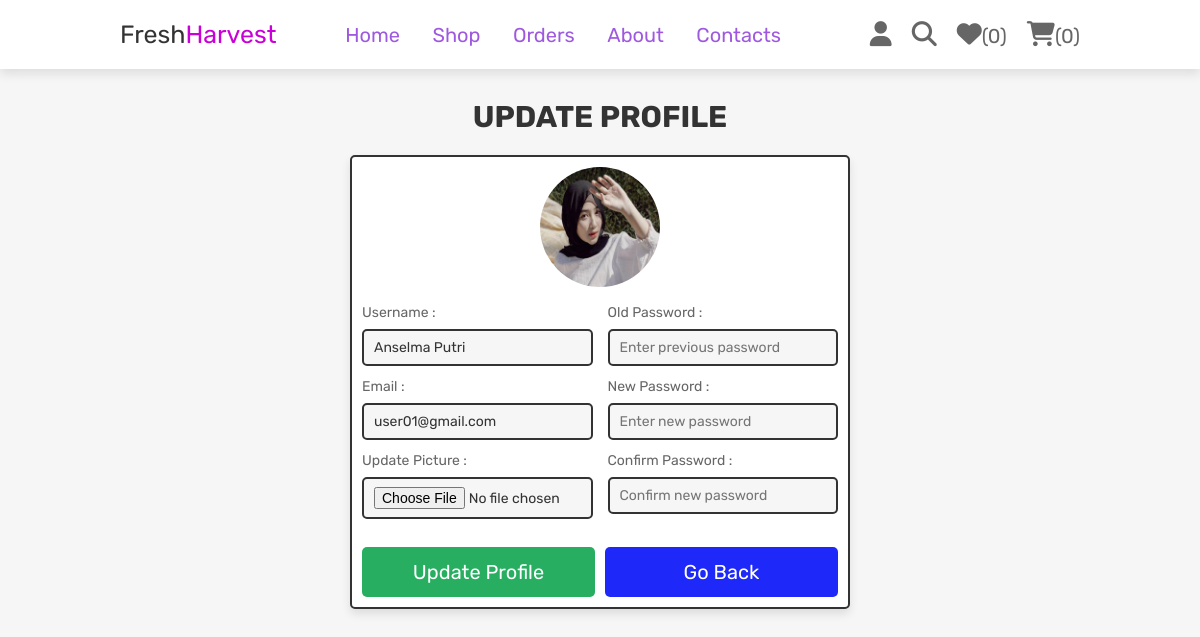
The page /user_update_profil.php (signed in) on the database its author committed.
### tables this page shows
CREATE TABLE `users` (
  `id` int(100) NOT NULL,
  `name` varchar(100) NOT NULL,
  `email` varchar(100) NOT NULL,
  `password` varchar(100) NOT NULL,
  `user_type` varchar(20) NOT NULL DEFAULT 'user',
  `image` varchar(100) NOT NULL
);

### user_update_profil.php (the view, shortened to what this page needs)
<?php
include 'config.php';
?>
<!DOCTYPE html>
<html lang="en">
<head>
    <link rel="stylesheet" href="https://cdnjs.cloudflare.com/ajax/libs/font-awesome/6.6.0/css/all.min.css">
    <link rel="stylesheet" href="CSS/components.css">
</head>
<body>
<?php include 'header.php'; ?>
<section class="update-profile">
    <h1 class="tittle">Update Profile</h1>
    <form action="" method="POST" enctype="multipart/form-data">
        <img src="images/<?= htmlspecialchars($fetch_profile['image']); ?>" alt="Profile Picture">
        <div class="flex">
            <div class="inputBox">
                <span>Username :</span>
                <input type="text" name="name" value="<?= htmlspecialchars($fetch_profile['name']); ?>" placeholder="Update username" required class="box">
                <span>Email :</span>
                <input type="email" name="email" value="<?= htmlspecialchars($fetch_profile['email']); ?>" placeholder="Update email" required class="box">
                <span>Update Picture :</span>
                <input type="file" name="image" accept="image/jpg, image/jpeg, image/png" class="box">
            </div>
            <div class="inputBox">
                <span>Old Password :</span>
                <input type="password" name="update_pass" placeholder="Enter previous password" class="box">
                <span>New Password :</span>
                <input type="password" name="new_pass" placeholder="Enter new password" class="box">
                <span>Confirm Password :</span>
                <input type="password" name="confirm_pass" placeholder="Confirm new password" class="box">
            </div>
        </div>
        <div class="flex-btn">
            <input type="submit" class="btn" value="Update Profile" name="update_profile">
            <a href="home.php" class="option-btn">Go Back</a>
        </div>
    </form>
</section>
</body>
</html>

### CSS/components.css (style rules this page uses)
:root { --green:#27ae60; --orange:#f39c12; --red:#e74c3c; --black:#333; --light-color:#666; --white:#fff; --light-bg:#f6f6f6; --border:.2rem solid var(--black); --box-shadow:0 .5rem 1rem rgba(0,0,0,.1); }
* { font-family: 'Rubik',sans-serif; margin: 0; padding: 0; box-sizing: border-box; outline: none; border: none; text-decoration: none; color: var(--black); }
body { background-color: var(--light-bg); }
html { font-size: 62.5%; overflow-x: hidden; scroll-behavior: smooth; scroll-padding-top: 6.5rem; }
section { padding: 3rem 2rem; max-width: 1000px; margin: 0 auto; }
.btn, .delete-btn, .checkout-btn, .home-btn, .option-btn { display: block; width: 100%; margin-top: 1rem; border-radius: .5rem; color: var(--white); font-size: 2rem; padding: 1.3rem 3rem; text-transform: capitalize; cursor: pointer; text-align: center; }
.btn { background-color: var(--green); }
.option-btn { background-color: rgb(30, 41, 249); }
.flex-btn { display: flex; flex-wrap: wrap; gap: 1rem; }
.flex-btn > * { flex: 1; }
.tittle { text-align: center; margin-bottom: 2rem; text-transform: uppercase; color: var(--black); font-size: 3rem; }
.update-profile form { max-width: 50rem; margin: 1.5rem auto; background-color: var(--white); box-shadow: var(--box-shadow); border: var(--border); border-radius: .5rem; padding: 1rem; text-align: center; }
.update-profile form .flex { display: flex; justify-content: space-between; gap: 1.5rem; }
.update-profile form img { height: 12rem; width: 12rem; margin-bottom: 1rem; border-radius: 50%; object-fit: cover; }
.update-profile form .inputBox { text-align: left; margin-bottom: 1rem; width: 100%; }
.update-profile form .inputBox span { display: block; padding-top: .4rem; font-size: 1.4rem; color: var(--light-color); }
.update-profile form .inputBox .box { width: 100%; padding: .8rem 1rem; font-size: 1.4rem; color: var(--black); border: var(--border); border-radius: .5rem; margin: .8rem 0; background-color: var(--light-bg); }
.update-profile form .inputBox:last-child { margin-bottom: 0; }

### rows shown on the page
users: image (picture), name "Anselma Putri", email "user01@gmail.com"

### other values the page prints
$count_wishlist_items->rowCount() "0"
$count_cart_items->rowCount() "0"
